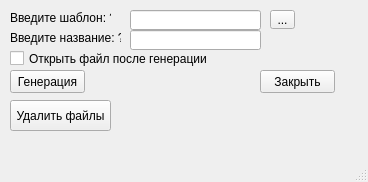
<?xml version="1.0" encoding="UTF-8"?>
<ui version="4.0">
 <class>MainWindow</class>
 <widget class="QMainWindow" name="MainWindow">
  <property name="geometry">
   <rect>
    <x>0</x>
    <y>0</y>
    <width>368</width>
    <height>182</height>
   </rect>
  </property>
  <property name="windowTitle">
   <string>MainWindow</string>
  </property>
  <widget class="QWidget" name="centralwidget">
   <widget class="QLabel" name="label">
    <property name="geometry">
     <rect>
      <x>10</x>
      <y>10</y>
      <width>101</width>
      <height>16</height>
     </rect>
    </property>
    <property name="text">
     <string>Введите шаблон: ?</string>
    </property>
   </widget>
   <widget class="QLineEdit" name="lineEdit">
    <property name="geometry">
     <rect>
      <x>130</x>
      <y>10</y>
      <width>131</width>
      <height>20</height>
     </rect>
    </property>
   </widget>
   <widget class="QToolButton" name="toolButton">
    <property name="geometry">
     <rect>
      <x>270</x>
      <y>10</y>
      <width>25</width>
      <height>19</height>
     </rect>
    </property>
    <property name="text">
     <string>...</string>
    </property>
   </widget>
   <widget class="QLineEdit" name="lineEdit_2">
    <property name="geometry">
     <rect>
      <x>130</x>
      <y>30</y>
      <width>131</width>
      <height>20</height>
     </rect>
    </property>
    <property name="text">
     <string/>
    </property>
   </widget>
   <widget class="QLabel" name="label_2">
    <property name="geometry">
     <rect>
      <x>10</x>
      <y>30</y>
      <width>111</width>
      <height>16</height>
     </rect>
    </property>
    <property name="text">
     <string>Введите название: ?</string>
    </property>
   </widget>
   <widget class="QPushButton" name="pushButton">
    <property name="geometry">
     <rect>
      <x>10</x>
      <y>70</y>
      <width>75</width>
      <height>23</height>
     </rect>
    </property>
    <property name="text">
     <string>Генерация</string>
    </property>
   </widget>
   <widget class="QCheckBox" name="checkBox">
    <property name="geometry">
     <rect>
      <x>10</x>
      <y>50</y>
      <width>201</width>
      <height>17</height>
     </rect>
    </property>
    <property name="text">
     <string>Открыть файл после генерации</string>
    </property>
   </widget>
   <widget class="QPushButton" name="pushButton_3">
    <property name="geometry">
     <rect>
      <x>260</x>
      <y>70</y>
      <width>75</width>
      <height>23</height>
     </rect>
    </property>
    <property name="text">
     <string>Закрыть</string>
    </property>
   </widget>
   <widget class="QPushButton" name="pushButton_2">
    <property name="geometry">
     <rect>
      <x>10</x>
      <y>100</y>
      <width>101</width>
      <height>31</height>
     </rect>
    </property>
    <property name="text">
     <string>Удалить файлы</string>
    </property>
   </widget>
  </widget>
  <widget class="QMenuBar" name="menubar">
   <property name="geometry">
    <rect>
     <x>0</x>
     <y>0</y>
     <width>368</width>
     <height>21</height>
    </rect>
   </property>
  </widget>
  <widget class="QStatusBar" name="statusbar"/>
 </widget>
 <resources/>
 <connections/>
</ui>
